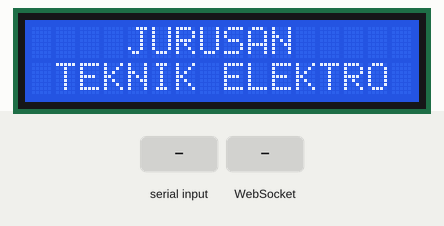
The sketch below on a simulated ESP8266 (NodeMCU). Shown: 16×2 character LCD. The inputs (shaded band) are chosen by the test bench. WiFi joins after 1.5 s; servers stay silent unless stated; what the sketch prints to the serial monitor is not drawn.

Above: at 3.2 s.
At 8.8 s:
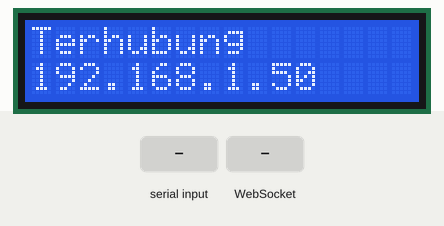
8.9 s: "1\n" received over Serial
At 9.8 s:
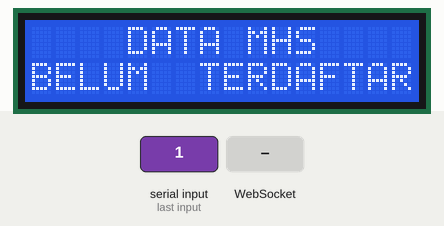
11.9 s: WebSocket text "1" received
At 14.7 s:
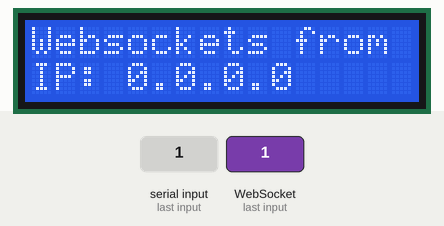
14.9 s: "0\n" received over Serial
At 18.5 s:
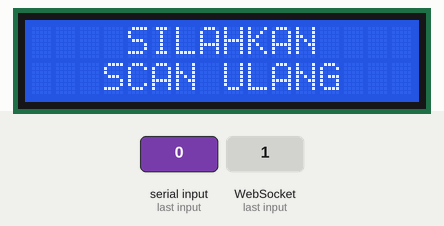
Timing chart, 0 to 20.0 s (numbered marks = the images above; inputs shaded):
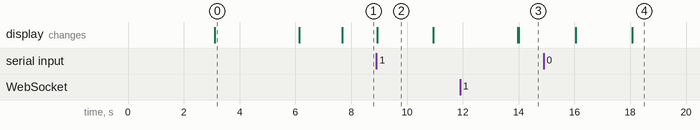

The sketch:

code-esp.ino
```cpp
#include <Arduino.h>
#include <ESP8266WiFi.h>
#include <ESPAsyncTCP.h>
#include <ESPAsyncWebServer.h>
#include <WebSocketsServer.h>
#include <Wire.h>
#include <LiquidCrystal_I2C.h>

#define WIFI_SSID "Umar Home"
#define WIFI_PASSWORD "passwordnyaapa"

AsyncWebServer server(80);
WebSocketsServer webSocket = WebSocketsServer(81);
LiquidCrystal_I2C lcd(0x27, 16, 2); // Alamat I2C mungkin perlu disesuaikan

void onWebSocketEvent(uint8_t num, WStype_t type, uint8_t * payload, size_t length) {
  switch(type) {
    case WStype_DISCONNECTED:
      Serial.printf("Client [%u] disconnected\n", num);
      break;
    case WStype_CONNECTED:
      {
        IPAddress ip = webSocket.remoteIP(num);
        Serial.printf("Client [%u] connected from %s\n", num, ip.toString().c_str());
        lcd.clear();
        lcd.setCursor(0, 0); // Tampilkan "Websockets from"
        lcd.print("Websockets from");
        lcd.setCursor(0, 1); // Tampilkan "IP: " dan alamat IP di baris kedua
        lcd.print("IP: ");
        lcd.print(ip.toString().c_str());
        delay(2000); // Tampilkan selama 2 detik
        lcd.clear();
        lcd.setCursor(4, 0);
        lcd.print("SILAHKAN");
        lcd.setCursor(2, 1);
        lcd.print("SCAN KTM ANDA");
      }
      break;
    case WStype_TEXT:
      Serial.printf("Client [%u] sent text: %s\n", num, payload);
      break;
  }
}

void displayWelcomeMessage() {
  lcd.clear();
  lcd.setCursor(3, 0); // Posisi tengah untuk "WELCOME TO"
  lcd.print("WELCOME TO");
  lcd.setCursor(4, 1); // Posisi tengah untuk "SILAPER"
  lcd.print("SILAPER");
  delay(3000); // Tampilkan selama 3 detik
}

void displayJurusanTeknikElektro() {
  lcd.clear();
  lcd.setCursor(4, 0); // Posisi tengah untuk "JURUSAN"
  lcd.print("JURUSAN");
  lcd.setCursor(1, 1); // Posisi tengah untuk "TEKNIK ELEKTRO"
  lcd.print("TEKNIK ELEKTRO");
  delay(3000); // Tampilkan selama 3 detik
}

void setup() {
  Serial.begin(9600);
  lcd.init(); // Menggunakan init() untuk inisialisasi
  lcd.backlight();

  displayWelcomeMessage();
  displayJurusanTeknikElektro();

  // Proses koneksi Wi-Fi
  lcd.clear();
  WiFi.begin(WIFI_SSID, WIFI_PASSWORD);
  lcd.setCursor(0, 0);
  lcd.print("Menghubungkan");
  lcd.setCursor(0, 1);
  lcd.print(".....................");
  Serial.print("Connecting to Wi-Fi");

  while (WiFi.status() != WL_CONNECTED) {
    Serial.print(".");
    lcd.setCursor(0, 1);
    lcd.print(".");
    delay(300);
  }

  Serial.println();
  Serial.print("Connected with IP: ");
  Serial.println(WiFi.localIP());
  lcd.clear();
  lcd.setCursor(0, 0);
  lcd.print("Terhubung");
  lcd.setCursor(0, 1);
  lcd.print(WiFi.localIP());

  webSocket.begin();
  webSocket.onEvent(onWebSocketEvent);

  server.begin();
}

void loop() {
  webSocket.loop();

  if (Serial.available() > 0) {
    String qrCodeData = Serial.readStringUntil('\n');
    qrCodeData.trim(); // Membersihkan spasi di sekitar data
    Serial.print("QR Code Data: ");
    Serial.println(qrCodeData);
    webSocket.broadcastTXT(qrCodeData);

    lcd.clear();
    if (qrCodeData.length() == 8) {
      lcd.setCursor(1, 0);
      lcd.print("SELAMAT DATANG");
      lcd.setCursor(4, 1);
      lcd.print(qrCodeData);
    } else {
      lcd.setCursor(4, 0);
      lcd.print("DATA MHS");
      lcd.setCursor(0, 1);
      lcd.print("BELUM  TERDAFTAR");
      delay(2000); // Tampilkan selama 1 detik
      lcd.clear();
      lcd.setCursor(4, 0);
      lcd.print("SILAHKAN");
      lcd.setCursor(3, 1);
      lcd.print("SCAN ULANG");
    }
    delay(3000); // Tampilkan selama 3 detik
    lcd.clear();
    lcd.setCursor(0, 0);
    lcd.print("Terhubung");
    lcd.setCursor(0, 1);
    lcd.print("IP: ");
    lcd.print(WiFi.localIP());
  }
}
```

Measured:
- after the input at 8.9 s, the display: changes at once (image 2)
- after the input at 11.9 s, the display: first differs from a run without the input after 2.1 s (image 3)
- after the input at 14.9 s, the display: first changes after 1.2 s (image 4 shows a later state)
- what the display in image 0 shows lasts 3.0 s, from 3.1 s to 6.1 s
- what the display in image 2 shows lasts 2.0 s, from 8.9 s to 10.9 s
